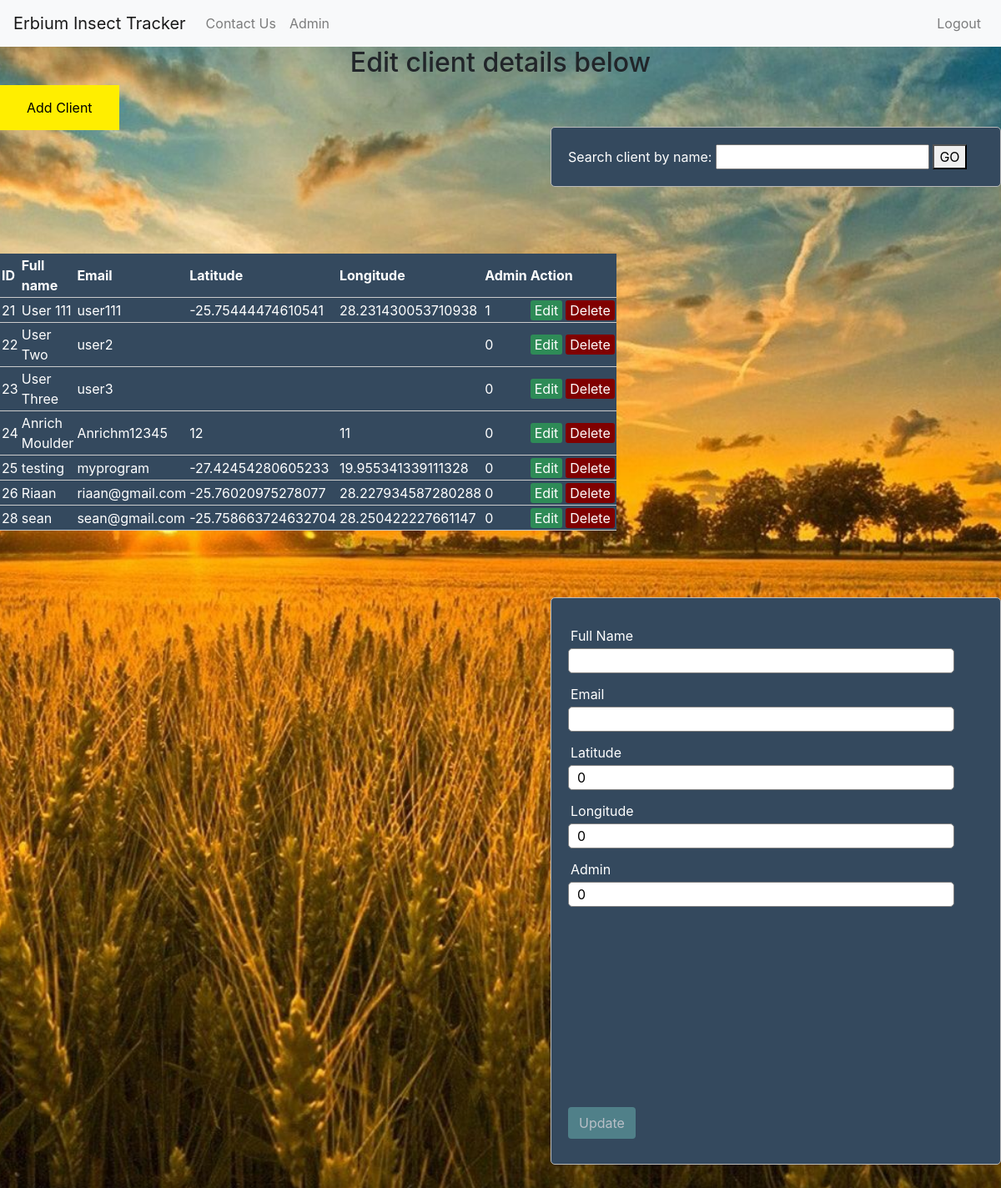
The app's page /viewClients.php, older data.
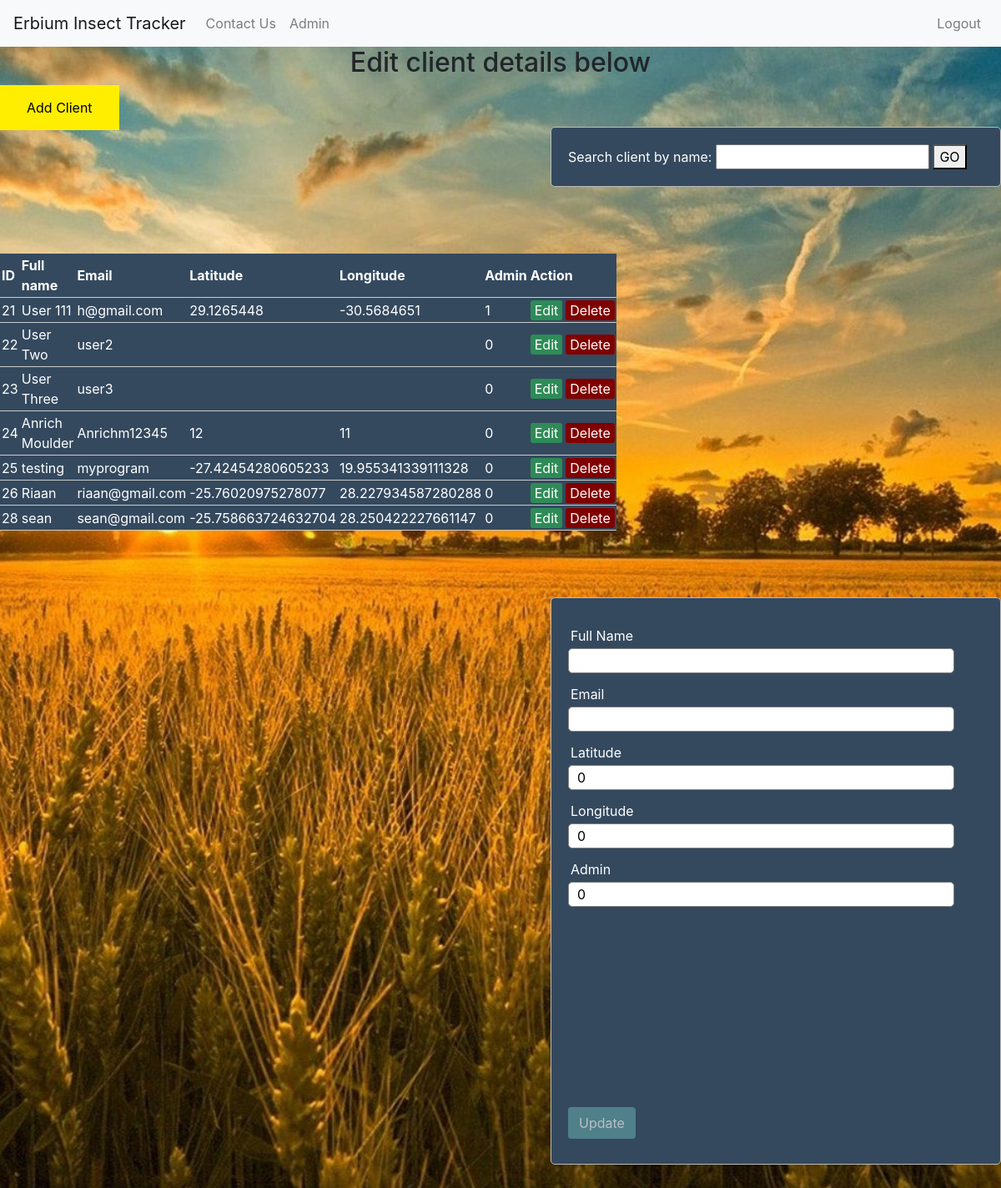
The same page, newer data.
### tables this page shows
CREATE TABLE IF NOT EXISTS `client` (
  `client_id` int(10) UNSIGNED NOT NULL AUTO_INCREMENT,
  `full_name` varchar(45) DEFAULT NULL,
  `username` varchar(45) NOT NULL,
  `password` varchar(255) NOT NULL,
  `salt` varchar(255) DEFAULT NULL,
  `latitude` double DEFAULT NULL,
  `longitude` varchar(45) DEFAULT NULL,
  `Admin` tinyint(1) NOT NULL DEFAULT '0',
  PRIMARY KEY (`client_id`)
);

### viewClientsServer.php (called while the page is built, shortened)
<?php
	$full_name = "";
	$username = "";
	$latitude = 0;
	$longitude = 0;
	$admin = 0;
	$update = false;
?>

### viewClients.php (the view, shortened to what this page needs)
<?php
include('viewClientsServer.php');
?>
<!DOCTYPE html>
<html>
<head>
	<link rel="stylesheet" type="text/css" href="style.css">
    <link rel="stylesheet" href="bootstrap-4.0.0-dist/css/bootstrap.min.css">
</head>
<body>
<nav class="navbar navbar-expand-lg navbar-light bg-light">
    <a class="navbar-brand" href="main.html">Erbium Insect Tracker</a>
    <div class="collapse navbar-collapse" id="navbarNav">
        <ul class="navbar-nav">
            <li class="nav-item">
                <a class="nav-link" href="contactus.html">Contact Us</a>
            </li>
            <li class="nav-item">
                <a class="nav-link" href="adminOptions.html">Admin</a>
            </li>
        </ul>
        <ul class="navbar-nav ml-auto">
            <li class="nav-item">
                <a class="nav-link" href="logout.php" id="Out">Logout</a>
            </li>
        </ul>
    </div>
</nav>
<h2>Edit client details below</h2>
<button class="buttons" onclick="window.location.href='settings.html'">Add Client</button>
<form name="form" action="" method="get">
    Search client by name: <input type="text" name="searchName">
    <button onclick=" <?php $temp ="";$temp = $_GET['searchName'];
    $results = mysqli_query($db, "SELECT client_id, full_name, username, latitude, longitude, Admin
 FROM client where full_name LIKE '%$temp%'"); ?> ">GO</button>
</form>
<div id="mainDivEdit">
<table>
	<thead>
		<tr>
			<th>ID</th>
			<th>Full name</th>
			<th>Email</th>
			<th>Latitude</th>
			<th>Longitude</th>
            <th>Admin</th>
			<th colspan="2">Action</th>
		</tr>
	</thead>
	<?php while ($row = mysqli_fetch_array($results)) { ?>
		<tr>
			<td><?php echo $row['client_id']; ?></td>
			<td><?php echo $row['full_name']; ?></td>
			<td><?php echo $row['username']; ?></td>
			<td><?php echo $row['latitude']; ?></td>
			<td><?php echo $row['longitude']; ?></td>
            <td><?php echo $row['Admin']; ?></td>
			<td>
				<a href="viewClients.php?edit=<?php echo $row['client_id']; ?>" class="edit_btn" >Edit</a>
			</td>
			<td>
				<a href="viewClientsServer.php?del=<?php echo $row['client_id']; ?>" class="del_btn" onclick="return confirm('Are you sure you want to delete this client?');">Delete</a>
			</td>
		</tr>
	<?php } ?>
</table>
<form method="post" action="viewClientsServer.php">
	<div class="input-group">
		<label>Full Name</label>
		<input type="text" required name="full_name" value="<?php echo $full_name; ?>">
	</div>
	<div class="input-group">
		<label>Email</label>
		<input type="email" required name="username" value="<?php echo $username ; ?>">
	</div>
	<div class="input-group">
		<label>Latitude</label>
		<input type="text" required name="latitude" id="lat" value="<?php echo $latitude ; ?>">
	</div>
	<div class="input-group">
        <label>Longitude</label>
        <input type="text" required name="longitude" id="long" value="<?php echo $longitude ; ?>">
    </div>
    <div class="input-group">
        <label>Admin</label>
        <input type="number" maxlength="1" required name="admin" id="admin" value="<?php echo $admin ; ?>">
    </div>
    <div id="Map" style="width:425px;height:220px;"></div>
	<div class="input-group">
		<?php if ($update == true): ?>
			<button class="btn" type="submit" name="update" style="background: #556B2F;" >Update</button>
		<?php else: ?>
			<button class="btn" type="submit" name="save" disabled>Update</button>
		<?php endif ?>
	</div>
</form>
</div>
</body>
</html>

### style.css (style rules this page uses)
body { font-size: 19px; background: url("background.jpg") no-repeat center center fixed; -webkit-background-size: cover; -moz-background-size: cover; -o-background-size: cover; background-size: cover; }
table { float:left; width: 50%; margin: 30px auto; border-collapse: collapse; text-align: left; background-color: #34495e; color:white; }
#mainDivEdit { height:600px; }
tr { border-bottom: 1px solid #cbcbcb; }
th, td { border: none; height: 30px; padding: 2px; }
.buttons { background-color: rgb(255, 238, 0); border: none; color: black; padding: 15px 32px; text-align: center; text-decoration: none; display: inline-block; font-size: 16px; }
form { float:right; width: 45%; margin: 50px auto; text-align: left; padding: 20px; border: 1px solid #bbbbbb; border-radius: 5px; background-color: #34495e; color:white; }
.input-group { margin: 10px 0px 10px 0px; }
.input-group label { display: block; text-align: left; margin: 3px; }
.input-group input { height: 30px; width: 93%; padding: 5px 10px; font-size: 16px; border-radius: 5px; border: 1px solid gray; }
.btn { padding: 10px; font-size: 15px; color: white; background: #5F9EA0; border: none; border-radius: 5px; }
.edit_btn { text-decoration: none; padding: 2px 5px; background: #2E8B57; color: white; border-radius: 3px; }
.del_btn { text-decoration: none; padding: 2px 5px; color: white; border-radius: 3px; background: #800000; }
h2 { text-align:center; }

Row changes from the older to the newer data that the page shows:
changed client "User 111": username "user111" → "h@gmail.com"; latitude "-25.75444474610541" → "29.1265448"; longitude "28.231430053710938" → "-30.5684651"
